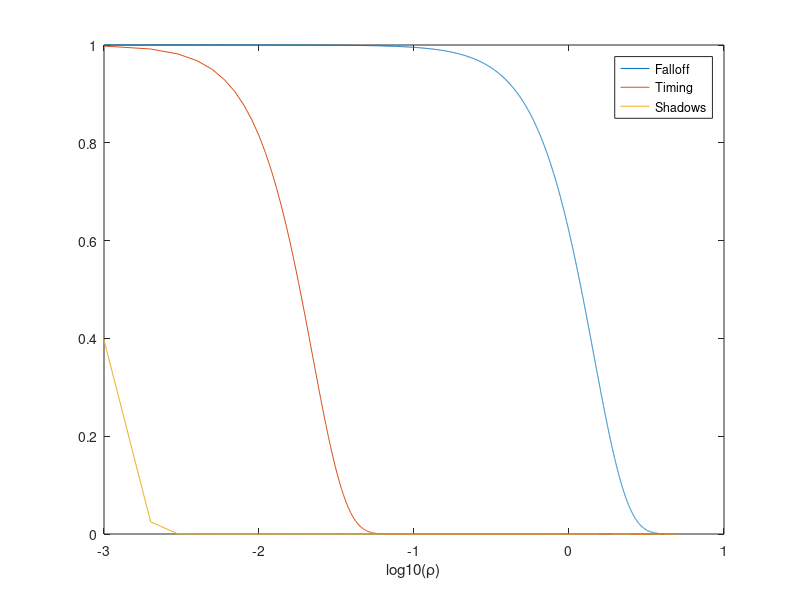
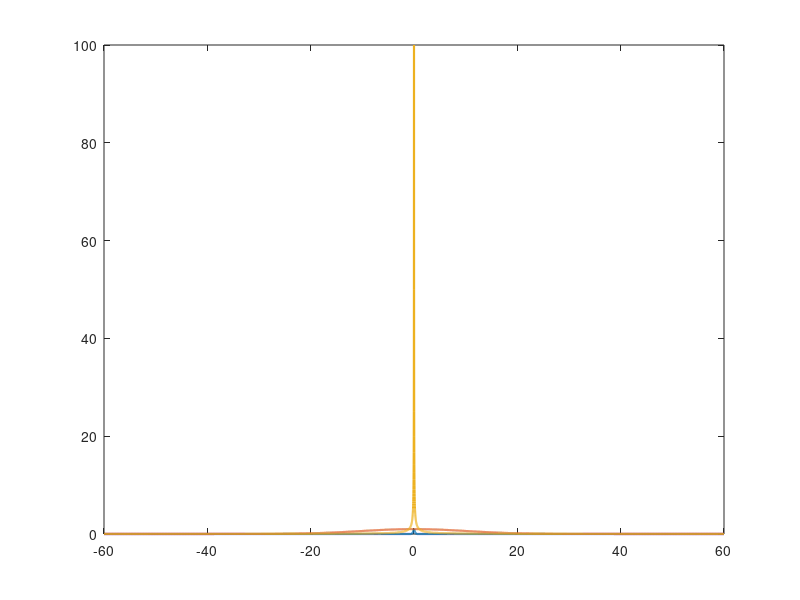

The MATLAB script that drew these images, in order: (Note: this script raises an error after producing the figures.)
%% Plotting Parameters
LW = 1.5;
XY_Text = 14;
Title_Text = 16;
Number_Text = 12;



%%
% Parameters
z = 2;            % [=] m:  Depth Location of Point Source
a = 1;            % [=] m:   Depth Location of Occluders
z_offset = 1;     % [=] m:   Depth offset of Point source to Occluders
D = 2;            % [=] m:   Relay wall Diameter
gamma = 50e-12;   % [=] s:   Temporal precison of ToF detector
c = 3e8;          % [=] m/s: Speed of Light
lambda0 = 5e-7;   % [=] m:   Wavelength of Optical 
ds = 1e-3;        % [=] m:   Spatial extent of light source
x = 0:0.001:5;    % [=] m:   Transverse Coordinate

%% Plot Blur Kerne;
% FWHM
f1 = 3^(1/6)*z;                                 % Intensity Fall-Off
f2 = 2*c*gamma*(sqrt(0.5*D^2+z^2)/D);           % Time of Flight
f3 = sqrt(2*lambda0*(z_offset/a*(a+z_offset))+(z_offset*ds/a)^2);    % Occlusions/Shadows

% Standard Deviation
f1 = f1/(2*sqrt(2*log(2)))
f2 = f2/(2*sqrt(2*log(2)))
f3 = f3/(2*sqrt(2*log(2)))

% Gaussain
T1 = exp(-x.^2./(2*f1^2));
T2 = exp(-x.^2./(2*f2^2));
T3 = exp(-x.^2./(2*f3^2));

 
% Log Plot - Blur Kernel
x = log10(x)
figure; plot(x, T1)
hold on; 
plot(x, T2)
plot(x, T3)
hold off
xlabel('log10(\rho)')
legend('Falloff', 'Timing', 'Shadows')


%% Fourier Domain (FD)
f = -60:0.01:60; % Frequency Range

% Standard Dev in Fourier Domain
ff1 = 1/(2*pi*f1);
ff2 = 1/(2*pi*f2);
ff3 = 1/(2*pi*f3);

% Gaussians in Fourier Domain
GG1 = exp(-2 * (pi*f*f1).^2);
GG2 = exp(-2 * (pi*f*f2).^2);
GG3 = exp(-2 * (pi*f*f3).^2).*(1./f);

% Plot
figure; plot(f, GG1,  'LineWidth', LW)
hold on; 
plot(f, GG2,  'LineWidth', LW)
plot(f, abs(GG3),  'LineWidth', LW)
ax = gca;
set(gca,'Box','on');
ax.FontSize = Number_Text; 
hold off
xlabel('f')
ylim([0,1])
legend('Fall off', 'Timing', 'Shadows')
% legend('\Delta x_n', '\Delta x_o', 'I(\rho)')


xlabel('k', 'FontSize', XY_Text)
ylabel('|F\{I(\rho)\}|', 'FontSize', XY_Text)
saveas(gcf, ['FourierAnalysis'], 'png')
